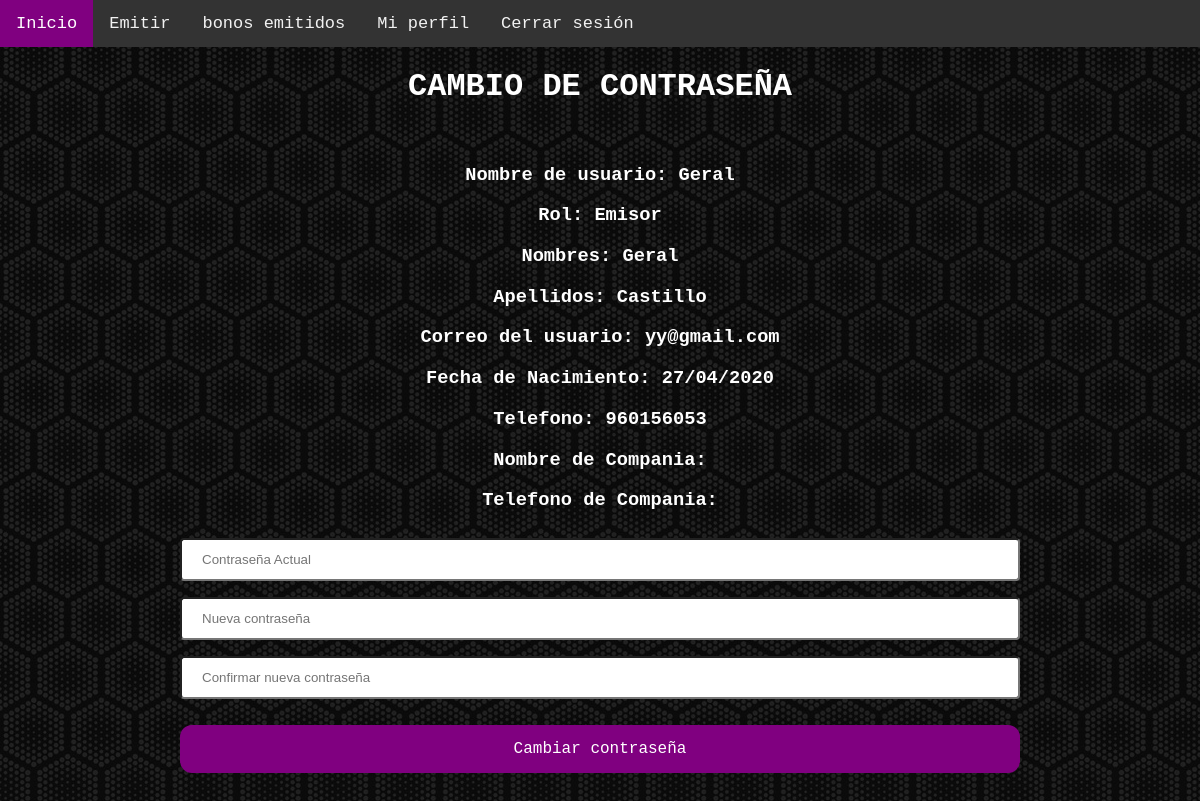
The app's page /xcontra (signed in) with its own data.
### app.py (models this page shows)
class User(UserMixin,db.Model):
    id = db.Column(db.Integer,primary_key=True,autoincrement=True)
    username = db.Column(db.String(200))
    rol = db.Column(db.String(200))
    password = db.Column(db.String(200))
    firstname = db.Column(db.String(200))
    lastname = db.Column(db.String(200))
    email = db.Column(db.String(200))
    birthday = db.Column(db.String(200))
    phone = db.Column(db.String(200))
    companyname = db.Column(db.String(200),nullable=True)
    companyphone = db.Column(db.String(200),nullable=True)
    bonos = db.relationship('Bono', backref='user', lazy=True)

### app.py (the view)
@app.route('/xcontra',methods=['GET'])
def get_xcontra():
    return render_template('xcontra.html')

### app.py (called while the page is built)
@login_manager.user_loader
def get(id):
    return User.query.get(id)

### templates/xcontra.html (shortened to what this page needs)
{% extends 'layout.html' %}
{% block content %}
<div class="topnav" id="myTopnav">
    <a href="/home" class="active">Inicio</a>
    {% if current_user.rol=="Emisor" %}
    <a href="/calflujo" role="button">Emitir</a>
    <a href="/oldcalcs" role="button">bonos emitidos</a>
    {% else %}
    <a href="/emitbons" role="button">Evaluar</a>
    <a href="/oldcalcs" role="button">bonos evaluados</a>
    {% endif %}
    <a href="/xcontra" role="button">Mi perfil</a>
    <a href="/logout" role="button">Cerrar sesión</a>
  </div>
<div class="container">
    <h1 class="h1">Cambio de contraseña</h1>
    <form action="/xcontra" method="POST" class="form-group">
        <br>
        <h3 class="h3">Nombre de usuario: {{ current_user.username }}</h3>
        <h3 class="h3">Rol: {{ current_user.rol }}</h3>
        <h3 class="h3">Nombres: {{ current_user.firstname }}</h3>
        <h3 class="h3">Apellidos: {{ current_user.lastname }}</h3>
        <h3 class="h3">Correo del usuario: {{ current_user.email }}</h3>
        <h3 class="h3">Fecha de Nacimiento: {{ current_user.birthday }}</h3>
        <h3 class="h3">Telefono: {{ current_user.phone }}</h3>
        <h3 class="h3">Nombre de Compania: {{ current_user.companyname }}</h3>
        <h3 class="h3">Telefono de Compania: {{ current_user.companyphone }}</h3>
        <input type="password" name="oldpassword" placeholder="Contraseña Actual" class="form-control">
        <br>
        <input type="password" name="newpassword" placeholder="Nueva contraseña" class="form-control">
        <br>
        <input type="password" name="newconfirm" placeholder="Confirmar nueva contraseña" class="form-control">
        <br><br>
        <button type="submit" class="btn btn-block btn-dark mybtn">Cambiar contraseña</button>
    </form>
    <br><br>
</div>
{% endblock %}

### templates/layout.html (style rules this page uses)
body { margin: 0; font-family: Arial, Helvetica, sans-serif; }
.topnav { overflow: hidden; background-color: #333; }
.topnav a { float: left; display: block; color: #f2f2f2; text-align: center; padding: 14px 16px; text-decoration: none; font-size: 17px; }
.topnav a.active { background-color: purple; color: white; }

### templates/xcontra.html (style rules this page uses)
body { background-image: url('/static/img/backg.jpg'); font-family: "Lucida Console", Courier, monospace; text-align: center; }
h1, h2 { color:white; text-align: center; text-transform: uppercase; }
h3 { color:white; text-align: center; }
input { width: 70%; padding: 12px 20px; margin: 8px 0; box-sizing: border-box; background-color:white; color: black; border-radius: 4px; }
button[type=submit] { font-family: "Lucida Console", Courier, monospace; width: 70%; background-color: purple; border: none; color: white; padding: 15px 32px; text-align: center; text-decoration: none; display: inline-block; font-size: 16px; border-radius: 12px; }

### records on screen
User: username "Geral", rol "Emisor", firstname "Geral", lastname "Castillo", email "yy@gmail.com", birthday "27/04/2020", phone "960156053"
